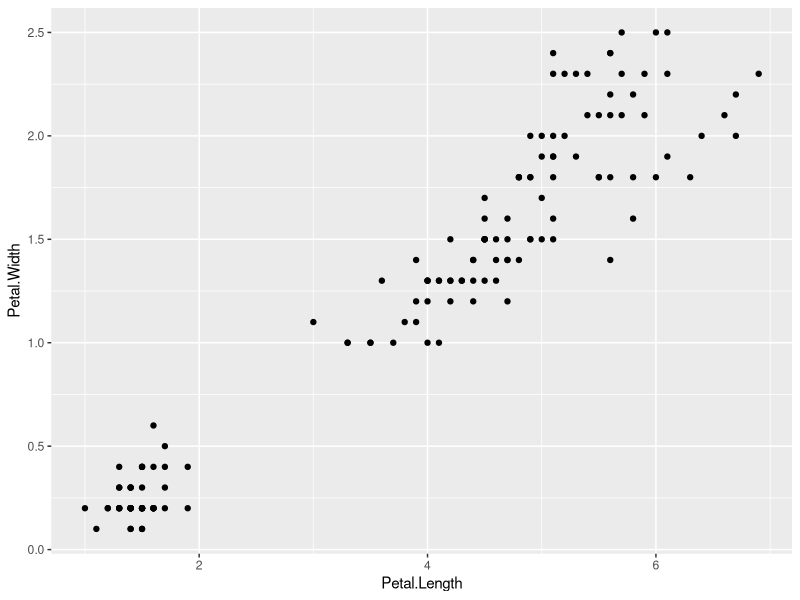
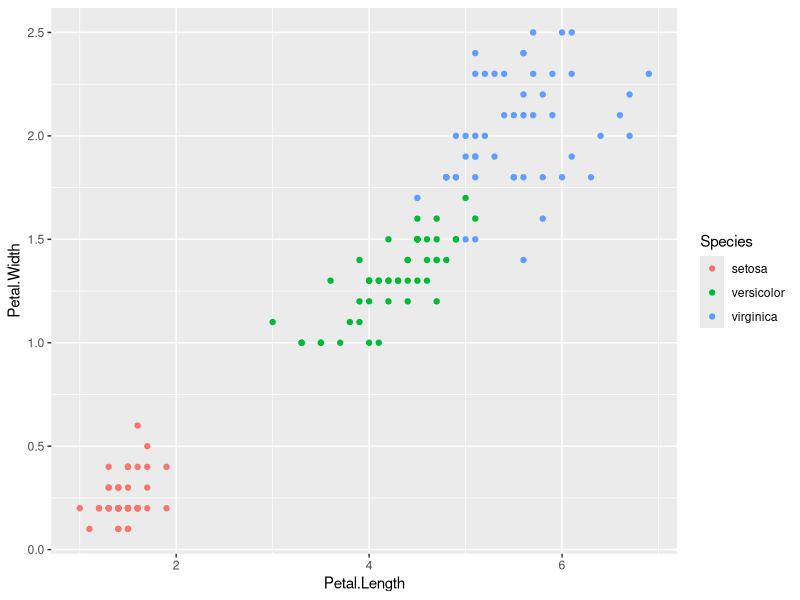
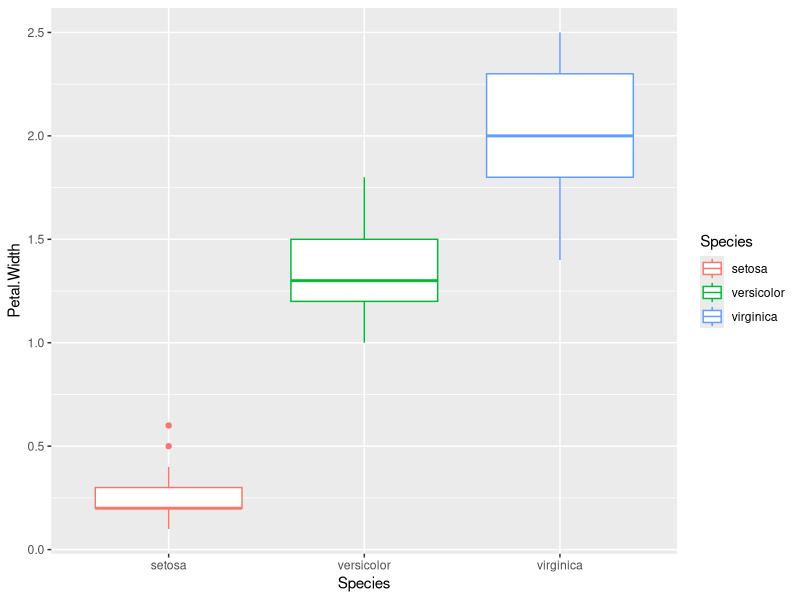
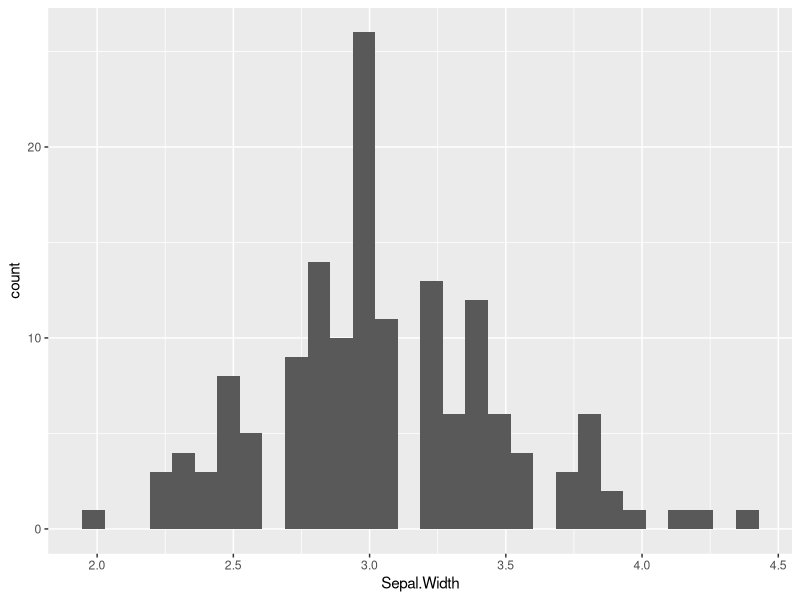
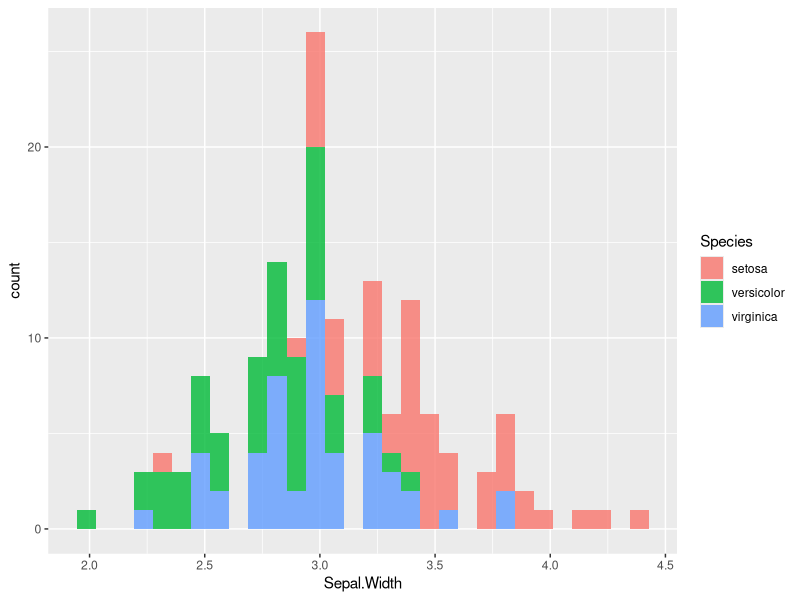
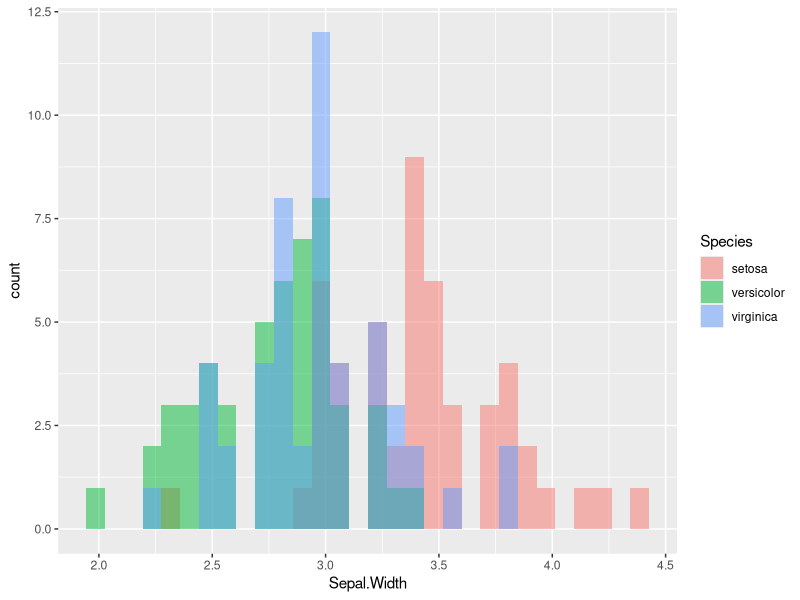
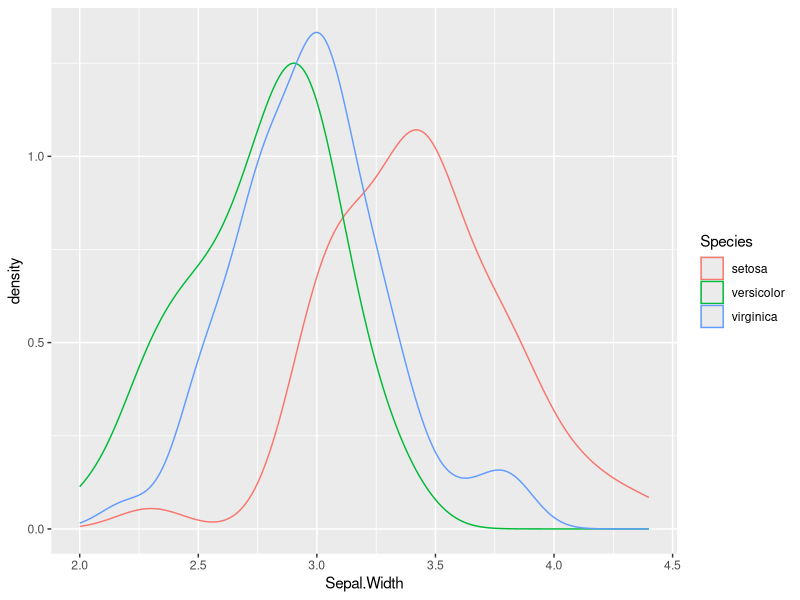
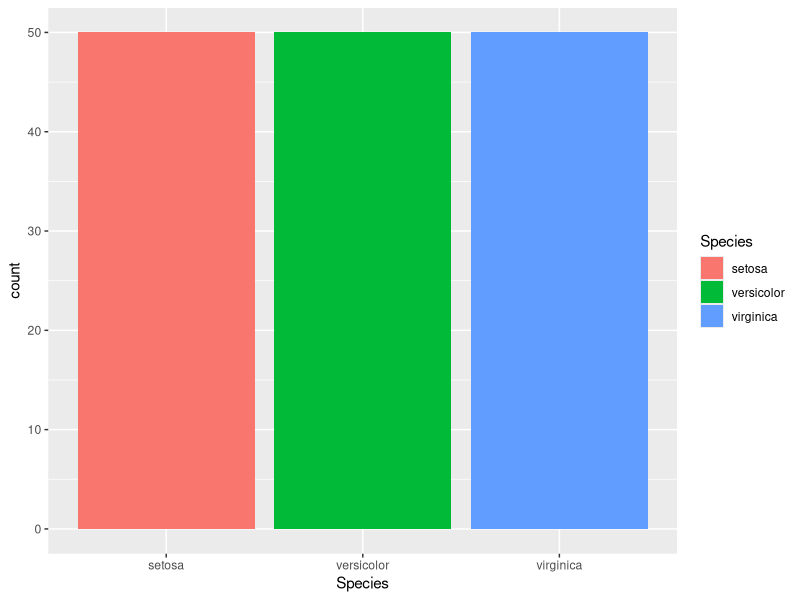

The R script that drew these images, in order:
## ---- chunk 1
# load libraries
library(tidyverse)
library(conflicted)
library(viridis)

# configure knit settings
knitr::opts_chunk$set(echo = TRUE)

# resolve package conflicts
filter <- dplyr::filter
select <- dplyr::select
## ---- chunk 2
ggplot(iris, aes(x = Petal.Length, y = Petal.Width)) + geom_point()
## ---- chunk 3
ggplot(iris, aes(x = Petal.Length, y = Petal.Width, color = Species)) + geom_point()
## ---- chunk 4
ggplot(iris, aes(x = Species, y = Petal.Width, color = Species)) + geom_boxplot()
## ---- chunk 5
ggplot(iris, aes(x = Sepal.Width)) + geom_histogram()
## ---- chunk 6
# default histogram
ggplot(iris, aes(x = Sepal.Width, fill = Species)) + geom_histogram(alpha = 0.8)

# use position = 'identity' for overlapping histograms
ggplot(iris, aes(x = Sepal.Width, fill = Species)) + geom_histogram(position = 'identity', alpha = 0.5)
## ---- chunk 7
ggplot(iris, aes(x = Sepal.Width, color = Species)) + geom_density() 
## ---- chunk 8
ggplot(iris, aes(x = Species, fill = Species)) + geom_bar()
## ---- chunk 9
ggplot(iris, aes(x = Sepal.Width, y = Sepal.Length, color = Species)) + geom_point()
## ---- chunk 10
ggplot(iris, aes(x = Sepal.Width, y = Sepal.Length, color = Species)) + geom_line() + geom_point()
## ---- chunk 11
# with line of best fit
ggplot(iris, aes(x = Sepal.Width, y = Sepal.Length)) + geom_point() + geom_smooth(method = lm)

# if you color by something, each subgroup will automatically get it's own line
ggplot(iris, aes(x = Sepal.Width, y = Sepal.Length, color = Species)) + geom_point() + geom_smooth(method = lm)
## ---- chunk 12
ggplot(iris, aes(x = Species, y = Petal.Length, fill = Species)) + geom_boxplot()
## ---- chunk 13
ggplot(iris, aes(x = Species, y = Petal.Length, fill = Species)) + geom_violin()
## ---- chunk 14
ggplot(iris, aes(x = Species, y = Petal.Length, fill = Species)) + geom_violin() + geom_jitter()
## ---- chunk 15
library(ggbeeswarm)

# example 1
ggplot(iris, aes(x = Species, y = Petal.Length, fill = Species)) + geom_violin() + geom_quasirandom()

# example 2 with modified method
ggplot(iris, aes(x = Species, y = Petal.Length, fill = Species)) + geom_violin() + geom_quasirandom(method = 'smiley')
## ---- chunk 16
ggplot(iris, aes(x = Sepal.Width, y = Sepal.Length, color = Species)) + geom_point()
## ---- chunk 17
ggplot(iris, aes(x = Sepal.Width, y = Sepal.Length, shape = Species)) + geom_point()
## ---- chunk 18
ggplot(iris, aes(x = Sepal.Width, y = Sepal.Length, size = Species)) + geom_point()
## ---- chunk 19
ggplot(iris, aes(x = Sepal.Width, y = Sepal.Length, color = Petal.Width, shape = Species, size = Species)) + geom_point()
## ---- chunk 20
# where we've had it
ggplot(iris, aes(x = Petal.Length, y = Petal.Width, color = Species)) + geom_point()

# I just want my points to be another color
ggplot(iris, aes(x = Petal.Length, y = Petal.Width)) + geom_point(color = 'deepskyblue')

# BUT if I put color = 'deepskyblue' instead an aes() it won't work; ggplot thinks it's a data feature
ggplot(iris, aes(x = Petal.Length, y = Petal.Width, color = 'deepskyblue')) + geom_point()

# ALSO if I DON'T put color = Species inside aes() it throws an error
# uncomment the line below and try
#ggplot(iris, aes(x = Petal.Length, y = Petal.Width)) + geom_point(color = 'Species')
## ---- chunk 21
# inside ggplot()
ggplot(iris, aes(x = Petal.Length, y = Petal.Width, color = Species)) + geom_point()

# inside geom_point()
ggplot(iris) + geom_point(aes(x = Petal.Length, y = Petal.Width, color = Species))
## ---- chunk 22
# without transparency
ggplot(iris, aes(x = Sepal.Width, y = Sepal.Length, color = Species)) + geom_point(size = 6)

# with transparency
ggplot(iris, aes(x = Sepal.Width, y = Sepal.Length, color = Species)) + geom_point(size = 6, alpha = 0.6)
## ---- chunk 23
ggplot(iris, aes(x = Sepal.Width, fill = Species)) + geom_density() + facet_grid(. ~ Species)
## ---- chunk 24
ggplot(iris, aes(x = Sepal.Width, fill = Species)) + geom_density() + facet_grid(Species ~ .)
## ---- chunk 25
ggplot(iris, aes(x = Sepal.Width, fill = Species)) + geom_density() + facet_wrap(. ~ Species)
## ---- chunk 26
# plot before labelling
ggplot(iris, aes(x = Sepal.Width, y = Sepal.Length, color = Species)) + geom_point()

# with labels added
ggplot(iris, aes(x = Sepal.Width, y = Sepal.Length, color = Species)) + geom_point() + 
  labs(x = 'sepal width (cm)', y = 'sepal length (cm)', color = 'species')
## ---- chunk 27
ggplot(iris, aes(x = Sepal.Width, y = Sepal.Length, color = Species)) + geom_point() +
  scale_x_continuous(name = 'sepal width (cm)') +
  scale_y_continuous('sepal length (cm)') +
  scale_color_discrete('species')
## ---- chunk 28
# default theme
ggplot(iris, aes(x = Sepal.Width, y = Sepal.Length, color = Species)) + geom_point()
## ---- chunk 29
ggplot(iris, aes(x = Sepal.Width, y = Sepal.Length, color = Species)) + geom_point() + theme_classic()
## ---- chunk 30
ggplot(iris, aes(x = Sepal.Width, y = Sepal.Length, color = Species)) + geom_point() + theme_minimal()
## ---- chunk 31
ggplot(iris, aes(x = Sepal.Width, y = Sepal.Length, color = Species)) + geom_point() + theme_bw()
## ---- chunk 32
#install.packages('viridis')
## ---- chunk 33
library(viridis)
## ---- chunk 34
# two different ways of specifying a discrete scale; continuous is the default
ggplot(iris, aes(x = Sepal.Width, y = Sepal.Length, color = Species)) + geom_point(size = 4) + scale_color_viridis(discrete = TRUE)

### OR

ggplot(iris, aes(x = Sepal.Width, y = Sepal.Length, color = Species)) + geom_point(size = 4) + scale_color_viridis_d()
## ---- chunk 35
# default ggplot() continuous color scale
ggplot(iris, aes(x = Sepal.Width, y = Sepal.Length, color = Petal.Length)) + geom_point(size = 4)

# viridis continuous color scale
ggplot(iris, aes(x = Sepal.Width, y = Sepal.Length, color = Petal.Length)) + geom_point(size = 4) + scale_color_viridis()
